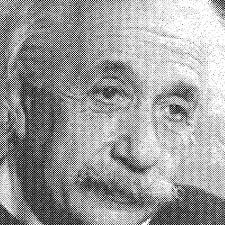
#> input picture sample_images/EinStein.jpg, 225 x 225 px
$ python CannyEdgeDetection.py
#> lines starting #> are read from the running program, lines starting #| are printed output that depends on the picture; after the words box and inside, x2 and y2 are one past the last pixel; in counts of white or black regions, pixels touching at a corner belong together
# The ultimate edge detection algorithm
# Steps:
# 1) Noice Reduction - 5x5 Gaussian filter
# 2) Calculate gradients (intensity gradients of image)
# 3) Nonmaximum suppression - upper threshold
# 4) Thresholding with hysterysis - upper/lower threshold
#

import cv2
import numpy as np
from matplotlib import pyplot as plt

from tkinter import filedialog as fd
from tkinter import Tk

def GetFile():
	Tk().withdraw()
	return fd.askopenfilename()
#> the answer given: sample_images/EinStein.jpg

# Get file
imageFile = GetFile()
print(imageFile)

img = cv2.imread(imageFile,0)
#> img is the input picture: shape (225, 225); min 0, max 255, mean 157.1
edges = cv2.Canny(img,100,200)
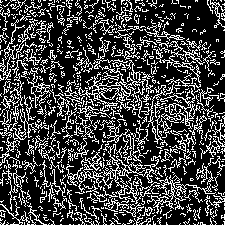
#> edges: shape (225, 225); 26.1% white in thin lines or dots

plt.subplot(121),plt.imshow(img,cmap = 'gray')
plt.title('Original Image'), plt.xticks([]), plt.yticks([])
plt.subplot(122),plt.imshow(edges,cmap = 'gray')
plt.title('Edge Image'), plt.xticks([]), plt.yticks([])

plt.show()
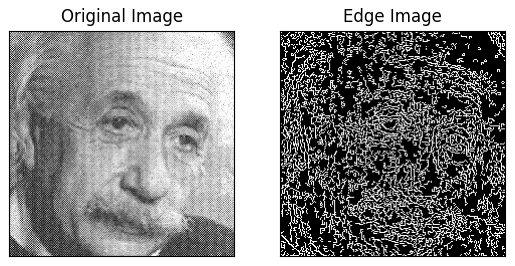
#> figure drawn by matplotlib, 2 panels

$ run again, on sample_images/circles_1.jpg
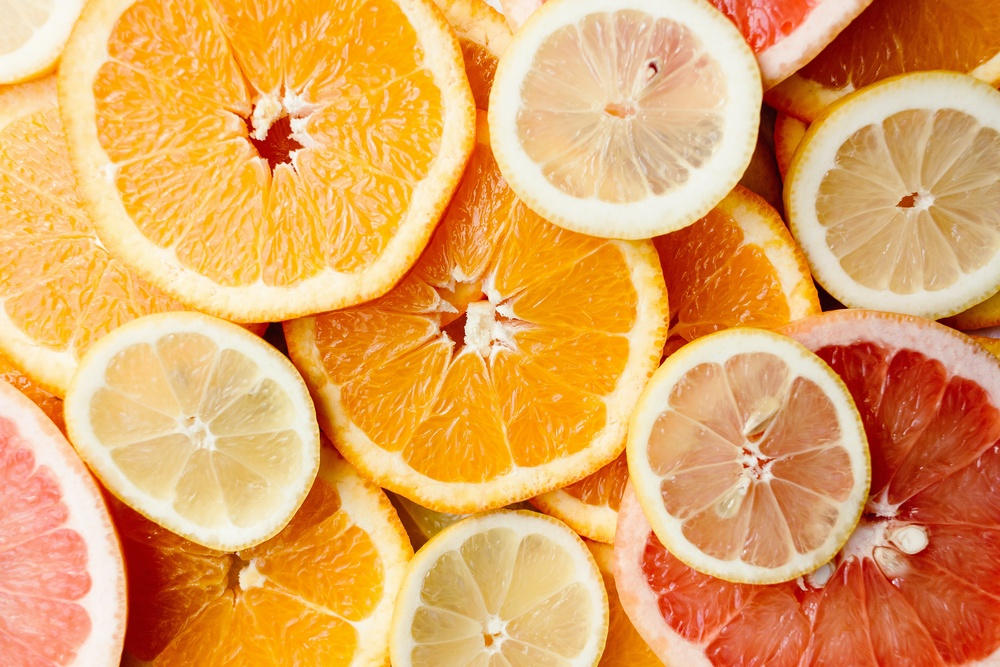
#> input picture sample_images/circles_1.jpg, 1000 x 667 px, shrunk from 5184 x 3456 before the run
#> `edges = cv2.Canny(img,100,200)`:
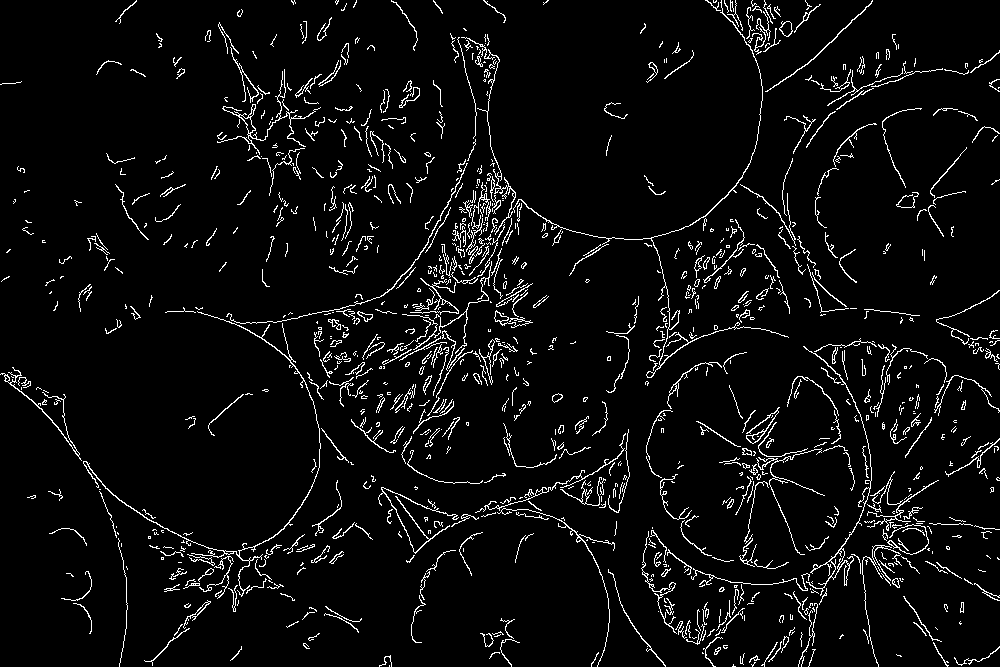
#> edges: shape (667, 1000); 5% white in thin lines or dots
#> `plt.show()`:
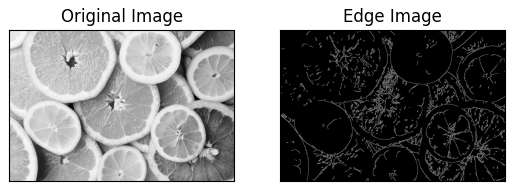
#> figure drawn by matplotlib, 2 panels
